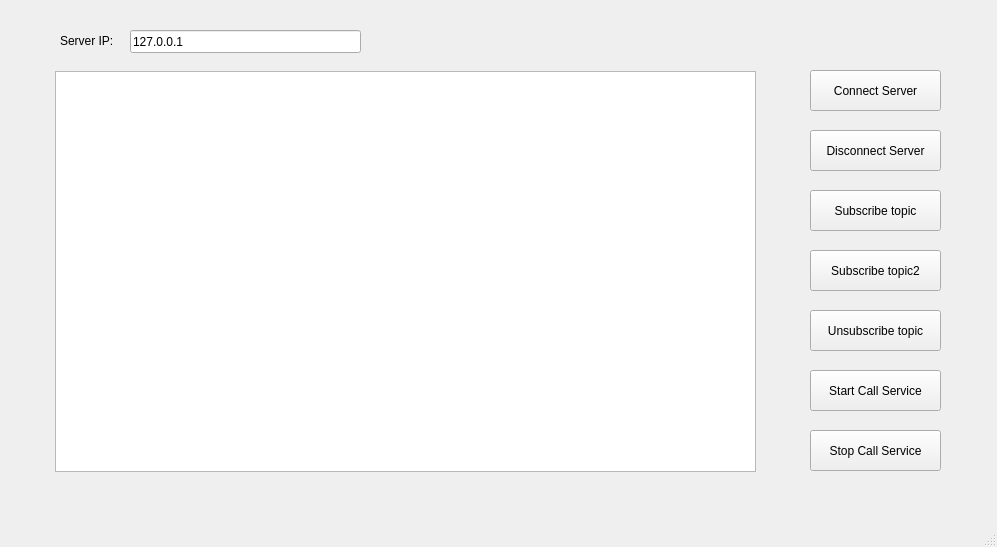
<?xml version="1.0" encoding="UTF-8"?>
<ui version="4.0">
 <class>MainWindow</class>
 <widget class="QMainWindow" name="MainWindow">
  <property name="geometry">
   <rect>
    <x>0</x>
    <y>0</y>
    <width>997</width>
    <height>547</height>
   </rect>
  </property>
  <property name="windowTitle">
   <string>MainWindow</string>
  </property>
  <widget class="QWidget" name="centralwidget">
   <widget class="QPushButton" name="btnConnectServer">
    <property name="geometry">
     <rect>
      <x>810</x>
      <y>70</y>
      <width>131</width>
      <height>41</height>
     </rect>
    </property>
    <property name="text">
     <string>Connect Server</string>
    </property>
   </widget>
   <widget class="QPushButton" name="btnDisConnectServer">
    <property name="geometry">
     <rect>
      <x>810</x>
      <y>130</y>
      <width>131</width>
      <height>41</height>
     </rect>
    </property>
    <property name="text">
     <string>Disconnect Server</string>
    </property>
   </widget>
   <widget class="QPushButton" name="btnSub">
    <property name="geometry">
     <rect>
      <x>810</x>
      <y>190</y>
      <width>131</width>
      <height>41</height>
     </rect>
    </property>
    <property name="text">
     <string>Subscribe topic</string>
    </property>
   </widget>
   <widget class="QPushButton" name="btnUnsub">
    <property name="geometry">
     <rect>
      <x>810</x>
      <y>310</y>
      <width>131</width>
      <height>41</height>
     </rect>
    </property>
    <property name="text">
     <string>Unsubscribe topic</string>
    </property>
   </widget>
   <widget class="QPushButton" name="btnStartCall">
    <property name="geometry">
     <rect>
      <x>810</x>
      <y>370</y>
      <width>131</width>
      <height>41</height>
     </rect>
    </property>
    <property name="text">
     <string>Start Call Service</string>
    </property>
   </widget>
   <widget class="QPushButton" name="btnStopCall">
    <property name="geometry">
     <rect>
      <x>810</x>
      <y>430</y>
      <width>131</width>
      <height>41</height>
     </rect>
    </property>
    <property name="text">
     <string>Stop Call Service</string>
    </property>
   </widget>
   <widget class="QListWidget" name="logView">
    <property name="geometry">
     <rect>
      <x>55</x>
      <y>71</y>
      <width>701</width>
      <height>401</height>
     </rect>
    </property>
    <property name="verticalScrollBarPolicy">
     <enum>Qt::ScrollBarAsNeeded</enum>
    </property>
    <property name="horizontalScrollBarPolicy">
     <enum>Qt::ScrollBarAsNeeded</enum>
    </property>
   </widget>
   <widget class="QPushButton" name="btnSub_2">
    <property name="geometry">
     <rect>
      <x>810</x>
      <y>250</y>
      <width>131</width>
      <height>41</height>
     </rect>
    </property>
    <property name="text">
     <string>Subscribe topic2</string>
    </property>
   </widget>
   <widget class="QLabel" name="label">
    <property name="geometry">
     <rect>
      <x>60</x>
      <y>30</y>
      <width>57</width>
      <height>21</height>
     </rect>
    </property>
    <property name="text">
     <string>Server IP:</string>
    </property>
   </widget>
   <widget class="QLineEdit" name="lineEdit">
    <property name="geometry">
     <rect>
      <x>130</x>
      <y>30</y>
      <width>231</width>
      <height>23</height>
     </rect>
    </property>
    <property name="text">
     <string>127.0.0.1</string>
    </property>
   </widget>
  </widget>
  <widget class="QMenuBar" name="menubar">
   <property name="geometry">
    <rect>
     <x>0</x>
     <y>0</y>
     <width>997</width>
     <height>20</height>
    </rect>
   </property>
  </widget>
  <widget class="QStatusBar" name="statusbar"/>
 </widget>
 <resources/>
 <connections/>
</ui>
